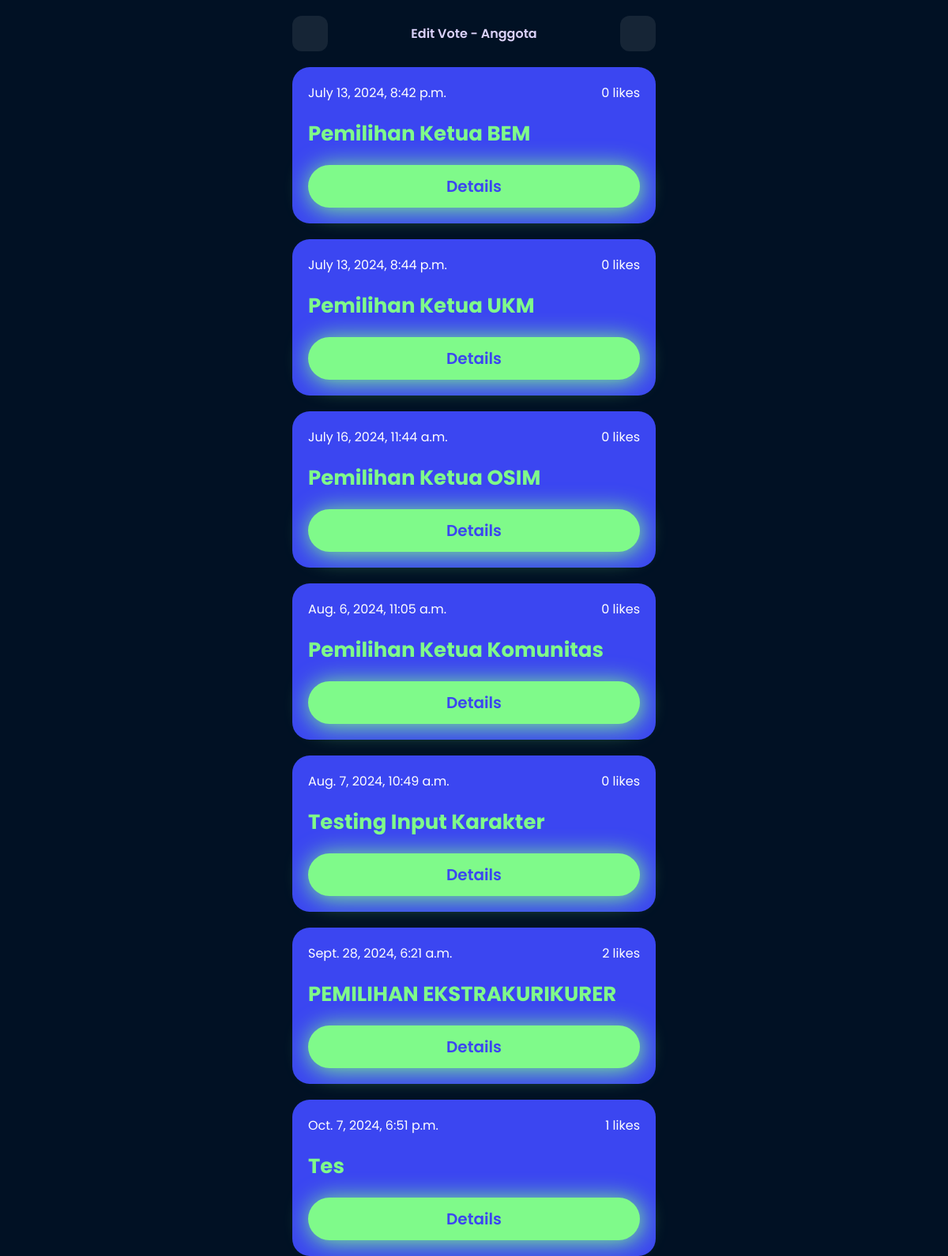
The app's page /vote/admin/ (signed in), older data.
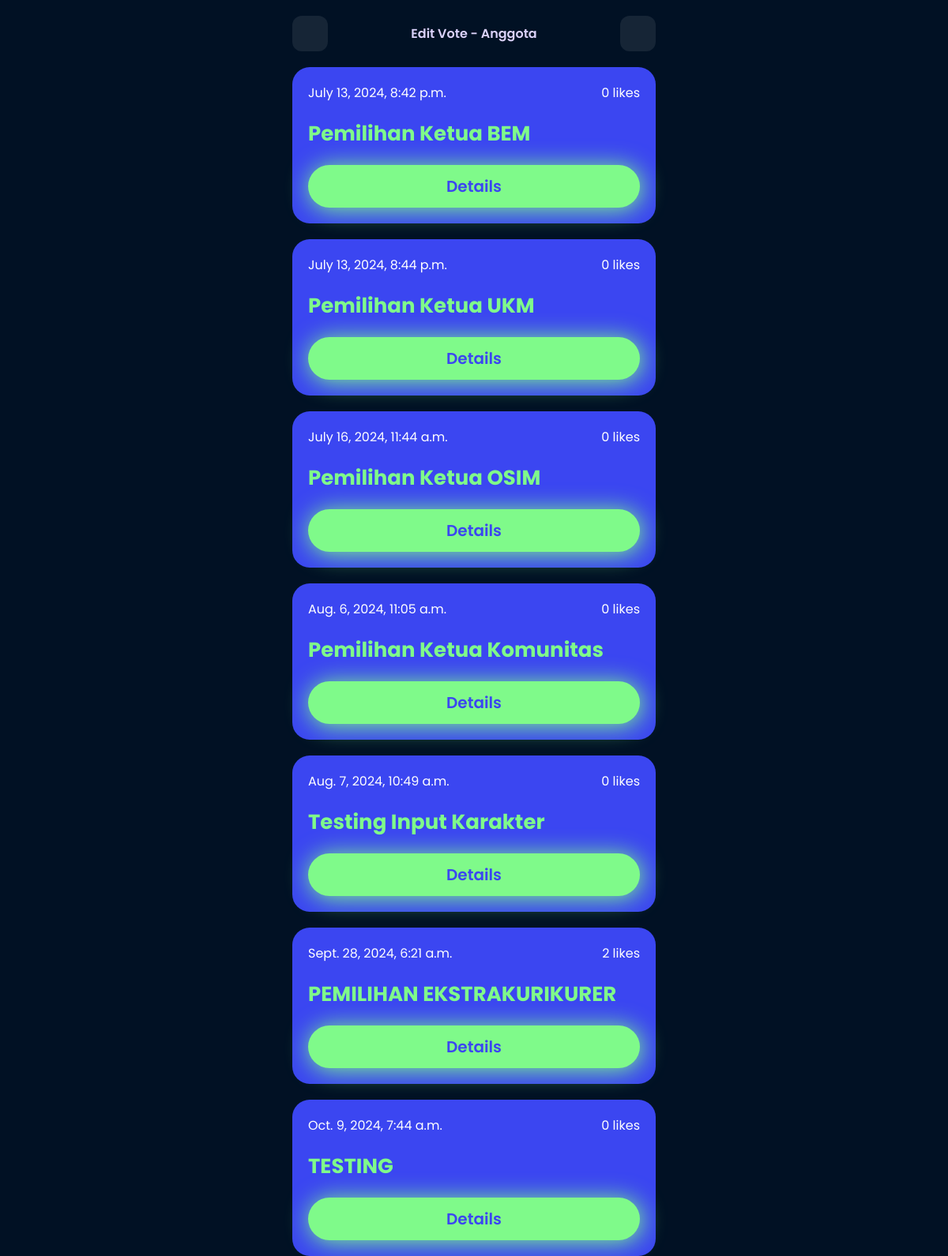
The same page, newer data.
### vote_app/models.py (models this page shows, shortened)
class Vote(models.Model):
    title = models.CharField(max_length=200)
    description = models.TextField()
    key = models.CharField(max_length=100, unique=True)
    created = models.DateTimeField(auto_now_add=True)
    likes = models.ManyToManyField(User, related_name='liked_votes', blank=True, default=0)
    deadline = models.DateTimeField(null=True, blank=True)  # Batas waktu opsional
    created_by = models.ForeignKey(User, on_delete=models.CASCADE, related_name='votes_created')  # Tambahkan field ini
    def total_likes(self):
        return self.likes.count()

### vote_app/views.py (the view)
# urls.py: path('vote/admin/', views.admin_vote_list, name='admin_vote_list'),
@csrf_exempt
def admin_vote_list(request):
    user = request.user
    votes = Vote.objects.filter(created_by=user)  # Filter vote berdasarkan user yang login
    return render(request, 'admin_vote.html', {'votes': votes})

### templates/admin_vote.html (shortened to what this page needs)
{% load static %}
<!DOCTYPE html>
<html lang="en">
<head>
</head>
<body>
  <div class="container">
    <div class="top">
      <a href="{% url 'vote_list' %}"><ion-icon name="chevron-back-outline" id="icon"></ion-icon></a>
      <p style="text-transform: capitalize;">Edit Vote - {{ request.user.username }}</p>
      <a href="{% url 'create_vote' %}"><ion-icon name="add-circle" id="icon"></ion-icon></a>
    </div>
    <div class="vote">
      {% for vote in votes %}
      <div class="card" onclick="location.href='{% url 'edit_vote' vote.id %}';">
        <div class="item-top">
          <div class="top-user">
            <span style="color: white;">{{ vote.created }}</span>
            <div style="display: flex; flex-direction: row; justify-content: center; align-items: center; gap: 4px;">
              <span style="color: white;">{{ vote.total_likes }} likes</span>
            </div>
          </div>
        </div>
        <div class="item-bottom">
          <div class="bottom-user">
            <h3 style="text-transform: capitalize; color: #7FFA8A;">{{ vote.title }}</h3>
          </div>
          <a href="" class="btn-tap">Details</a>
        </div>
      </div>
      {% empty %}
      <div
        style="margin: 50px auto; background-color: #4f57f24b; padding: 20px; border-radius: 22px; text-align: center;">
        <span style="font-size: 100px;">😥</span>
        <p style="font-size: 20px; color: white;">Data vote belum ada!</p>
      </div>
      {% endfor %}
    </div>
  </div>
</body>
</html>

Row changes from the older to the newer data that the page shows:
removed Vote: created "Oct. 7, 2024, 6:51 p.m.", total_likes "1", title "Tes"
added Vote: created "Oct. 9, 2024, 7:44 a.m.", total_likes "0", title "TESTING"
